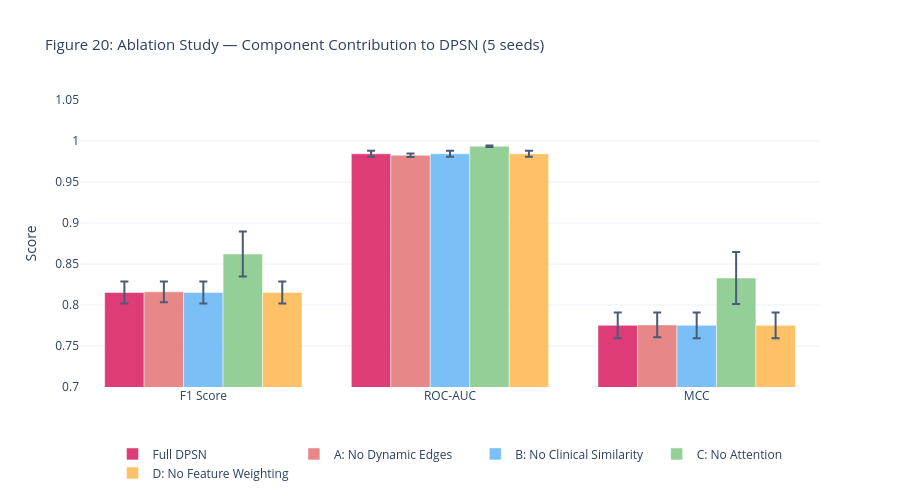

Here is the notebook cell this chart was saved with:
### Markdown cell above
---
## 8. Phase 6 — Ablation Studies

Five DPSN variants tested to measure component contributions:

| Variant | Dynamic Edges | Clinical Sim | Attention | Feature Weighting |
|---------|:---:|:---:|:---:|:---:|
| Full DPSN | [OK] | [OK] | [OK] | [OK] |
| A: No Dynamic Edges | ❌ | [OK] | [OK] | [OK] |
| B: No Clinical Similarity | [OK] | ❌ | [OK] | [OK] |
| C: No Attention | [OK] | [OK] | ❌ | [OK] |
| D: No Feature Weighting | [OK] | [OK] | [OK] | ❌ |

### Code cell
# ═══════════════════════════════════════════════════════════════════════
# PHASE 6 — ABLATION RESULTS — Plotly
# ═══════════════════════════════════════════════════════════════════════

abl_df = pd.read_csv(os.path.join(RES_DIR, 'ablation_results.csv'))
display(abl_df)

# Parse mean±std into separate columns
def parse_mean_std(val):
    parts = val.split(' +/- ')
    return float(parts[0]), float(parts[1])

abl_parsed = []
for _, row in abl_df.iterrows():
    f1_mean, f1_std = parse_mean_std(row['F1'])
    auc_mean, auc_std = parse_mean_std(row['ROC-AUC'])
    mcc_mean, mcc_std = parse_mean_std(row['MCC'])
    abl_parsed.append({
        'Variant': row['Variant'],
        'F1': f1_mean, 'F1_std': f1_std,
        'ROC-AUC': auc_mean, 'ROC-AUC_std': auc_std,
        'MCC': mcc_mean, 'MCC_std': mcc_std,
        'F1 Drop': row['F1 Drop'],
    })

abl_parsed_df = pd.DataFrame(abl_parsed)

# Plotly grouped bar
fig = go.Figure()
colors_abl = ['#D81B60', '#E57373', '#64B5F6', '#81C784', '#FFB74D']

for i, (_, row) in enumerate(abl_parsed_df.iterrows()):
    fig.add_trace(go.Bar(
        x=['F1 Score', 'ROC-AUC', 'MCC'],
        y=[row['F1'], row['ROC-AUC'], row['MCC']],
        error_y=dict(type='data',
            array=[row['F1_std'], row['ROC-AUC_std'], row['MCC_std']], visible=True),
        name=row['Variant'], marker_color=colors_abl[i], opacity=0.85,
    ))

fig.update_layout(
    barmode='group',
    title='Figure 20: Ablation Study — Component Contribution to DPSN (5 seeds)',
    title_font_size=15,
    yaxis_title='Score', yaxis_range=[0.7, 1.05],
    template='plotly_white', height=500,
    legend=dict(orientation='h', yanchor='bottom', y=-0.35, x=0.5, xanchor='center'),
)
fig.show()

### Figure 1 — Plotly figure (JSON) as saved in the notebook; plotly's stock layout.template omitted (floating-point values rounded to 4 significant figures)
{"data": [{"error_y": {"array": [0.0135, 0.0037, 0.0158], "type": "data", "visible": true}, "marker": {"color": "#D81B60"}, "name": "Full DPSN", "opacity": 0.85, "type": "bar", "x": ["F1 Score", "ROC-AUC", "MCC"], "y": [0.8152, 0.9844, 0.7752]}, {"error_y": {"array": [0.0126, 0.0022, 0.0151], "type": "data", "visible": true}, "marker": {"color": "#E57373"}, "name": "A: No Dynamic Edges", "opacity": 0.85, "type": "bar", "x": ["F1 Score", "ROC-AUC", "MCC"], "y": [0.8161, 0.9826, 0.7757]}, {"error_y": {"array": [0.0135, 0.0037, 0.0158], "type": "data", "visible": true}, "marker": {"color": "#64B5F6"}, "name": "B: No Clinical Similarity", "opacity": 0.85, "type": "bar", "x": ["F1 Score", "ROC-AUC", "MCC"], "y": [0.8152, 0.9844, 0.7752]}, {"error_y": {"array": [0.0274, 0.001, 0.0318], "type": "data", "visible": true}, "marker": {"color": "#81C784"}, "name": "C: No Attention", "opacity": 0.85, "type": "bar", "x": ["F1 Score", "ROC-AUC", "MCC"], "y": [0.8622, 0.9936, 0.8329]}, {"error_y": {"array": [0.0135, 0.0037, 0.0158], "type": "data", "visible": true}, "marker": {"color": "#FFB74D"}, "name": "D: No Feature Weighting", "opacity": 0.85, "type": "bar", "x": ["F1 Score", "ROC-AUC", "MCC"], "y": [0.8152, 0.9844, 0.7752]}], "layout": {"barmode": "group", "height": 500, "legend": {"orientation": "h", "x": 0.5, "xanchor": "center", "y": -0.35, "yanchor": "bottom"}, "title": {"font": {"size": 15}, "text": "Figure 20: Ablation Study — Component Contribution to DPSN (5 seeds)"}, "yaxis": {"range": [0.7, 1.05], "title": {"text": "Score"}}}}
